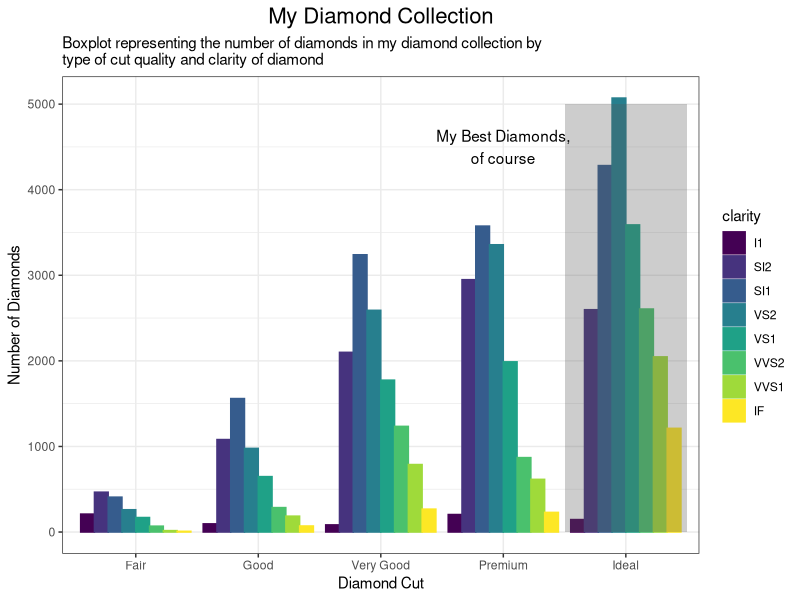
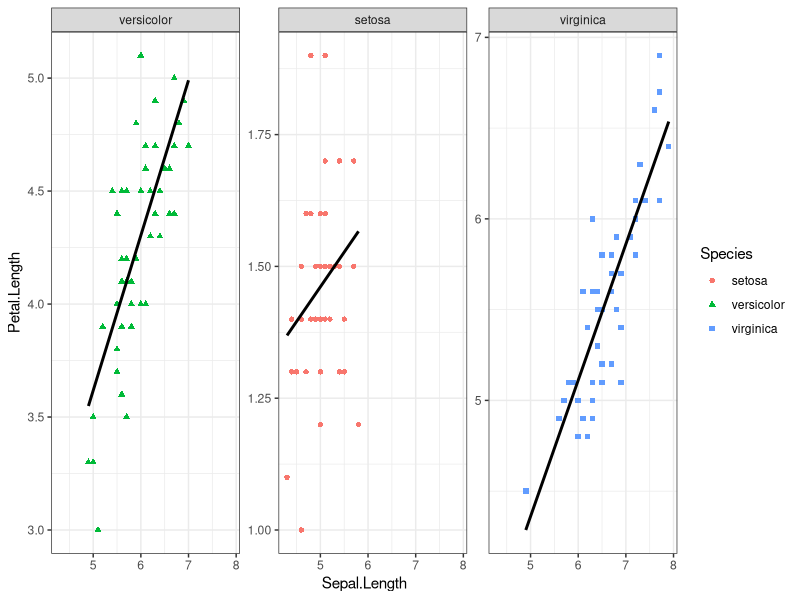
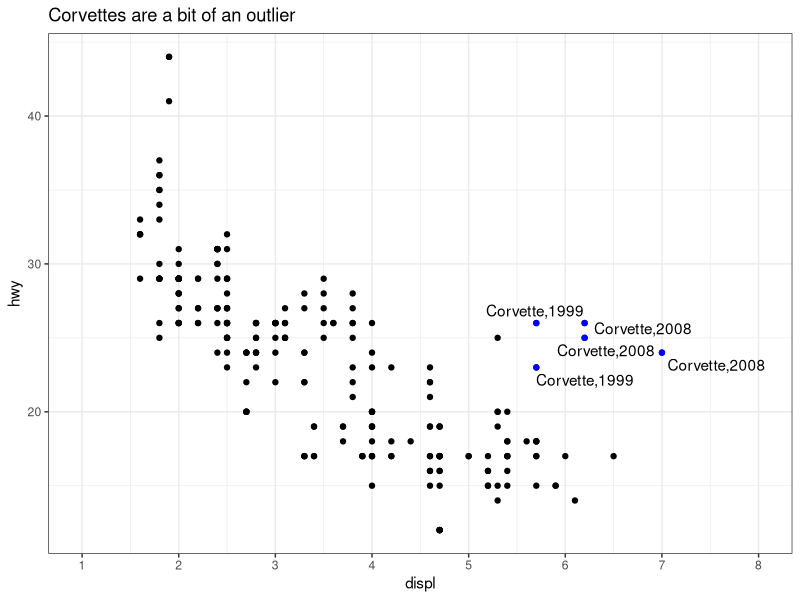
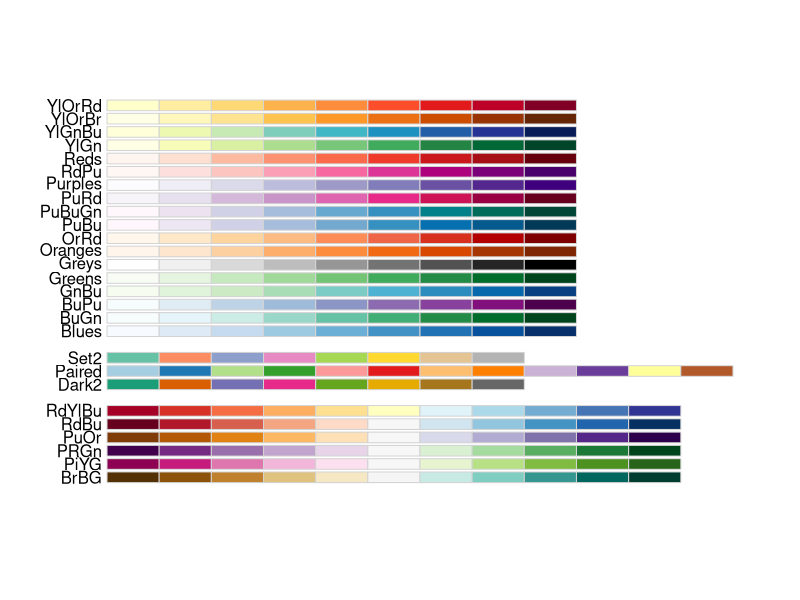

Generate these figures, in order, with R:
## ---- chunk 1
knitr::opts_chunk$set(echo = FALSE)
## ---- chunk 2
library("ggplot2")
library("magrittr") #so I can do some piping
data("diamonds")
data("mpg")
data("iris")
theme_set(theme_bw()) #I'll give you this one, you can set the theme individually for graphs
#or you can set the theme for all the graphs using theme_set()
#theme_bw() is best theme (IMO)

#for graph 3:
library("ggrepel")


## ---- chunk 3
data("diamonds")
#hint think about the *position* the bars are in...

## ---- chunk 4
diamonds %>% 
  ggplot(mapping = aes(x = cut, color = clarity)) + #Clarity groups differ by color
  geom_bar(mapping = aes(fill = clarity), position = "dodge") + #Plots data not stacked, bars filled with color
  annotate(geom = "rect", xmin = 4.5, xmax = 5.5, ymin = 0, ymax = 5000, 
           alpha = 0.3) + #Adds annotation box around Ideal group
  annotate(geom = "text", x = 4, y = 4500, label = "My Best Diamonds,\nof course") + #Adds text next to annotation box
  labs(x = "Diamond Cut", y = "Number of Diamonds", title = "My Diamond Collection",
       subtitle = "Boxplot representing the number of diamonds in my diamond collection by\ntype of cut quality and clarity of diamond") + #Label x and y axes, title, subtitle, and caption
  theme(plot.title = element_text(size = 16, hjust = 0.5)) #Adjusts the font size and location of title

## ---- chunk 5
data("iris")
## ---- chunk 6
iris %>%
  ggplot(mapping = aes(x = Sepal.Length, y = Petal.Length, color = Species, 
                       shape = Species)) + #Species have different colors and shapes
  geom_point() + 
  facet_wrap(vars(relevel(Species, "versicolor")), scales = "free_y", ) + #Relevel to make versicolor left-most grid, scales y-axis to group
  geom_smooth(method = "lm", se = FALSE, color = "black") #Adds a black linear trendline to each group
## ---- chunk 7
data("mpg")
corvette <- mpg[mpg$model == "corvette",]
#install
require("ggrepel") #useful for making text annotations better, hint hint
set.seed(42)
## ---- chunk 8
mpg %>% 
  ggplot(mapping = aes(x = displ, y = hwy)) +
  geom_point() +
  geom_point(data = corvette, color = "blue") + #Makes corvette subset blue
  scale_x_continuous(limits = c(1,8), breaks = c(1:8)) + #Adjusted x-axis scale to match graph
  geom_text_repel(data = corvette, aes(label = paste0("Corvette,",year)), 
                  nudge_x = 0.25) + #Label corvette subset and move to match graph*
  labs(title = "Corvettes are a bit of an outlier")
## ---- chunk 9
data(mpg)

#hint for the coloring, colorbrewer and you can set palette colors and make your graphs colorblind friendly
library(RColorBrewer)
display.brewer.all(colorblindFriendly = T) #take a look at the colorblindfriendly options
## ---- chunk 10
